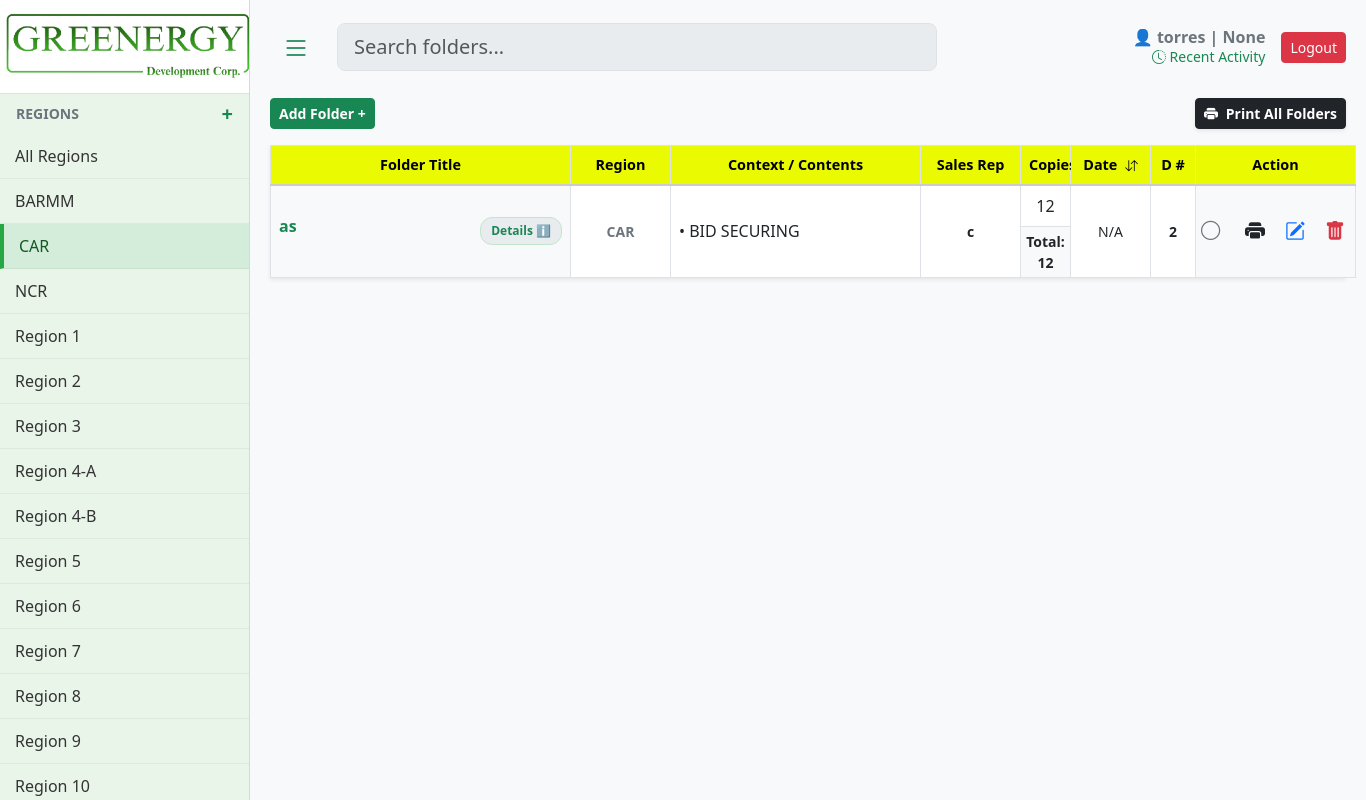
Page /?region=16 (signed in) on the committed database.
### core/models.py (models this page shows, shortened)
class Region(models.Model):
    name = models.CharField(max_length=255, unique=True)

class User(AbstractUser):
    department = models.TextField(blank=True, null=True)

class Envelope(models.Model):
    region = models.ForeignKey(Region, on_delete=models.CASCADE)
    title = models.TextField()
    created_at = models.DateTimeField(auto_now_add=True)
    is_printed = models.BooleanField(default=False)

class Document(models.Model):
    envelope = models.ForeignKey(Envelope, on_delete=models.CASCADE, related_name='documents')
    title = models.TextField(blank=True)
    content_context = models.TextField()
    num_pages = models.IntegerField(default=1)
    date_notarized = models.DateField(null=True, blank=True)
    file_upload = models.FileField(upload_to='docs/', blank=True, null=True)

class EnvelopeMeta(models.Model):
    envelope = models.ForeignKey(Envelope, on_delete=models.CASCADE, related_name='meta_details')
    project_entity = models.TextField(blank=True, null=True)
    procuring_entity = models.TextField(blank=True, null=True)
    sales_name = models.TextField(blank=True, null=True)
    door_number = models.TextField(blank=True, null=True)

### core/views.py (the view, shortened to what this page needs)
# urls.py: path('', views.dashboard, name='dashboard'),
@login_required
def dashboard(request):
    if not Region.objects.exists():
        ph_regions = ["NCR", "CAR", "Region I", "Region II", "Region III", "Region IV-A", "Region IV-B", "Region V", "Region VI", "Region VII", "Region VIII", "Region IX", "Region X", "Region XI", "Region XII", "Region XIII", "BARMM"]
        for r in ph_regions: Region.objects.create(name=r)
    if not DocumentType.objects.exists():
        DocumentType.objects.create(name="SECRETARY'S CERTIFICATE")
        DocumentType.objects.create(name="OMNIBUS SWORN STATEMENT")
    regions = sorted(Region.objects.all(), key=lambda r: [int(t) if t.isdigit() else t.lower() for t in re.split('(\d+)', r.name)])
    doc_types = DocumentType.objects.all().order_by('name')
    selected_region_id = request.GET.get('region')
    envelopes = Envelope.objects.prefetch_related('documents', 'meta_details').annotate(
        latest_doc_date=Max('documents__date_notarized')
    ).order_by(F('latest_doc_date').desc(nulls_last=True), '-id')
    if selected_region_id:
        envelopes = envelopes.filter(region_id=selected_region_id)
    query = request.GET.get('q')
    for env in envelopes:
        env.total_pages = sum(d.num_pages for d in env.documents.all())
    recent_activity = AuditLog.objects.select_related('user').order_by('-timestamp')[:20]
    return render(request, 'core/dashboard.html', {
        'regions': regions,
        'envelopes': envelopes,
        'doc_types': doc_types,
        'selected_region_id': int(selected_region_id) if selected_region_id else None,
        'user': request.user,
        'recent_activity': recent_activity
    })

### core/templates/core/dashboard.html (shortened to what this page needs)
{% load static %}
<!DOCTYPE html>
<html lang="en">
<head>
    <link href="https://cdn.jsdelivr.net/npm/bootstrap@5.3.0/dist/css/bootstrap.min.css" rel="stylesheet">
    <link rel="stylesheet" href="https://cdn.jsdelivr.net/npm/bootstrap-icons@1.10.5/font/bootstrap-icons.css">
    <link rel="stylesheet" href="{% static 'core/css/dashboard.css' %}">
</head>
<body>
<div id="wrapper">
    {% include 'core/sidebar.html' %}
    <div id="page-content-wrapper">
        <div class="d-flex justify-content-between align-items-center mb-4">
            <div class="d-flex align-items-center" style="gap: 15px; flex: 1;">
                <button class="btn btn-outline-success border-0" id="menu-toggle"><i class="bi bi-list fs-3"></i></button>
                <div class="search-container">
                    <input id="searchInput" class="form-control form-control-lg pe-5" type="text" placeholder="Search folders..." style="background-color: #e9ecef;" autocomplete="off">
                </div>
            </div>
            <div class="d-flex align-items-center gap-3 ms-3">
                <div class="text-end" style="line-height: 1.2;">
                    <span class="fw-bold text-secondary d-block">👤 {{ user.username }} | {{ user.department }}</span>
                    <a href="#" class="small text-success text-decoration-none" data-bs-toggle="modal" data-bs-target="#activityModal">
                        <i class="bi bi-clock-history"></i> Recent Activity
                    </a>
                </div>
                <form action="{% url 'logout' %}" method="post">{% csrf_token %}<button type="submit" class="btn btn-danger btn-sm">Logout</button></form>
            </div>
        </div>
        <div class="d-flex justify-content-between align-items-center mb-3">
            <button class="btn btn-success btn-sm fw-bold" data-bs-toggle="modal" data-bs-target="#addEnvelopeModal">Add Folder +</button>
            <button class="btn btn-dark btn-sm fw-bold shadow-sm" data-bs-toggle="modal" data-bs-target="#printSelectionModal"><i class="bi bi-printer-fill me-1"></i> Print All Folders</button>
        </div>
        <div id="tableContainer" class="shadow-sm" style="background: white; overflow: visible;">
            <table class="table table-bordered custom-table mb-0" id="mainTable">
                <thead>
                    <tr>
                        <th class="text-center" style="width: 300px;">Folder Title</th>
                        <th class="text-center" style="width: 100px;">Region</th>
                        <th class="text-center" style="width: 250px;">Context / Contents</th>
                        <th class="text-center" style="width: 100px;">Sales Rep</th>
                        <th class="text-center" style="width: 50px;">Copies</th>
                        <th class="text-center sortable" style="width: 80px;" onclick="sortTableByDate()">
                            Date <i id="dateSortIcon" class="bi bi-arrow-down-up small ms-1"></i>
                        </th>
                        <th class="text-center" style="width: 45px;">D #</th>
                        <th class="text-center" style="width: 160px;">Action</th>
                    </tr>
                </thead>
                <tbody id="tableBody">
                    {% for env in envelopes %}
                    <tr data-date="{% with env.documents.first as d %}{{ d.date_notarized|date:'Y-m-d'|default:'0000-00-00' }}{% endwith %}">
                        <td class="align-middle bg-light">
                            <div class="d-flex align-items-start justify-content-between w-100 position-relative">
                                <div class="fw-bold text-success me-2" style="flex: 1; word-break: break-word; white-space: normal; line-height: 1.2;">
                                    {{ env.title }}
                                </div>
                                {% if env.meta_details.exists %}
                                    <div class="position-relative more-badge-container flex-shrink-0 ms-1">
                                        <span class="more-badge" onclick="togglePopup('details-popup-{{ env.id }}', event)">Details ℹ️</span>
                                    </div>
                                {% endif %}
                            </div>
                        </td>
                        <td class="align-middle text-center small fw-bold text-secondary">{{ env.region.name }}</td>
                        <td class="p-2 align-middle">
                            <div class="d-flex justify-content-between align-items-center w-100 position-relative">
                                <span class="text-dark text-truncate me-2" style="max-width: 65%;">{% if env.documents.first %}• {{ env.documents.first.content_context }}{% endif %}</span>
                            </div>
                        </td>
                        <td class="align-middle text-center small fw-bold text-dark">{% with env.meta_details.first as m %}{{ m.sales_name|default:"-" }}{% endwith %}</td>
                        <td class="p-0 text-center align-middle">
                            <div class="py-2">{% if env.documents.first %}{{ env.documents.first.num_pages }}{% endif %}</div>
                            <div class="fw-bold bg-light small border-top py-1 w-100">Total: {{ env.total_pages }}</div>
                        </td>
                        <td class="align-middle text-center small">{% with env.documents.first as first_doc %}{{ first_doc.date_notarized|default:"N/A" }}{% endwith %}</td>
                        <td class="align-middle text-center small fw-bold text-dark">{% with env.meta_details.first as m %}{{ m.door_number|default:"-" }}{% endwith %}</td>
                        <td class="align-middle text-center bg-light">
                            <div class="action-cell">
                                {% if env.is_printed %}
                                    <i class="bi bi-check-circle-fill text-success check-circle" id="check-{{ env.id }}" onclick="togglePrintedStatus({{ env.id }})" title="Mark as Unprinted"></i>
                                {% else %}
                                    <i class="bi bi-circle text-secondary check-circle" id="check-{{ env.id }}" onclick="togglePrintedStatus({{ env.id }})" title="Mark as Printed"></i>
                                {% endif %}
                                <button class="btn-icon text-dark" onclick="prepareSinglePrint({{ env.id }})" title="Print Folder"><i class="bi bi-printer-fill fs-5"></i></button>
                                <button class="btn-icon text-primary" data-bs-toggle="modal" data-bs-target="#editModal{{ env.id }}" title="Edit Folder"><i class="bi bi-pencil-square fs-5"></i></button>
                                <button class="btn-icon text-danger" data-bs-toggle="modal" data-bs-target="#deleteModal{{ env.id }}" title="Delete Folder"><i class="bi bi-trash-fill fs-5"></i></button>
                            </div>
                        </td>
                    </tr>
                    {% empty %}<tr><td colspan="9" class="text-center py-5 text-muted">No folders found.</td></tr>{% endfor %}
                </tbody>
            </table>
        </div>
    </div>
</div>
</body>
</html>

### core/templates/core/sidebar.html (shortened to what this page needs)
{% load static %}
<div id="sidebar-wrapper" class="d-flex flex-column">
    <a href="{% url 'dashboard' %}" class="text-decoration-none text-center border-bottom bg-white d-block" style="padding: 0;">
        <img src="{% static 'images/nergy.png' %}" alt="Greenergy" style="width: 100%; height: auto; display: block; margin-bottom: 10px; margin-top: 10px; margin-left: 5px;" >
    </a>
    <div class="d-flex justify-content-between align-items-center px-3 text-secondary" style="margin-top: 5px; margin-bottom: 5px;">
        <span class="small fw-bold">REGIONS</span>
        <a href="#" class="text-success text-decoration-none fw-bold fs-5" data-bs-toggle="modal" data-bs-target="#addRegionModal" title="Add Region">+</a>
    </div>
    <div class="list-group list-group-flush mb-auto">
        <div class="sidebar-item-container {% if not selected_region_id %}active{% endif %}">
            <a href="{% url 'dashboard' %}" class="sidebar-link">All Regions</a>
        </div>
        {% for region in regions %}
        <div class="sidebar-item-container {% if selected_region_id == region.id %}active{% endif %}">
            <a href="?region={{ region.id }}" class="sidebar-link" title="{{ region.name }}">{{ region.name }}</a>
        </div>
        {% endfor %}
    </div>
</div>

### core/static/core/css/dashboard.css (style rules this page uses)
body { background-color: #f8f9fa; font-family: 'Segoe UI', Tahoma, Geneva, Verdana, sans-serif; }
#wrapper { display: flex; width: 100%; align-items: stretch; transition: all 0.3s; }
#sidebar-wrapper { min-width: 250px; max-width: 250px; background-color: #e9f5e9; border-right: 1px solid #c3e6cb; min-height: 100vh; position: fixed; height: 100%; z-index: 1000; overflow-y: auto; }
#page-content-wrapper { width: calc(100% - 250px); margin-left: 250px; padding: 20px; transition: all 0.3s; }
.sidebar-item-container { padding: 10px 15px; color: #333; display: flex; justify-content: space-between; align-items: center; border-bottom: 1px solid rgba(0,0,0,0.05); }
.sidebar-item-container:hover, .sidebar-item-container.active { background-color: #d4edda; border-left: 4px solid #28a745; color: #155724; }
.sidebar-link { text-decoration: none; color: inherit; font-weight: 500; flex-grow: 1; white-space: nowrap; overflow: hidden; text-overflow: ellipsis; }
.custom-table { table-layout: fixed; width: 100%; }
.custom-table thead th { background-color: #eafa00 !important; color: #000; border-bottom: 2px solid #ccc; font-size: 0.9rem; vertical-align: middle; }
.custom-table td { vertical-align: middle; }
.more-badge { background-color: #e9ecef; color: #198754; font-size: 0.75rem; padding: 4px 10px; border-radius: 12px; cursor: pointer; font-weight: bold; border: 1px solid #c3e6cb; white-space: nowrap; display: inline-block; transition: 0.2s; }
.btn-icon { border: none; background: transparent; padding: 5px; transition: transform 0.2s; }
.search-container { position: relative; width: 100%; max-width: 600px; }

### core/templates/core/dashboard.html (style rules this page uses)
.custom-table { table-layout: fixed; width: 100%; }
.action-cell { display: flex; align-items: center; justify-content: center; gap: 10px; }
.check-circle { cursor: pointer; transition: transform 0.2s; font-size: 1.2rem; }
th.sortable { cursor: pointer; user-select: none; position: relative; }

### rows in the picture
Region: name "BARMM"
Region: name "CAR"
Region: name "NCR"
Region: name "Region 1"
Region: name "Region 2"
Region: name "Region 3"
Region: name "Region 4-A"
Region: name "Region 4-B"
Region: name "Region 5"
Region: name "Region 6"
Region: name "Region 7"
Region: name "Region 8"
Region: name "Region 9"
Region: name "Region 10"
User: username "torres", department "None"
Envelope: title "as", region.name "CAR", documents.first.content_context "BID SECURING", meta_details.first.sales_name "c", documents.first.num_pages "12", total_pages "12", documents.first.date_notarized "N/A", meta_details.first.door_number "2"
